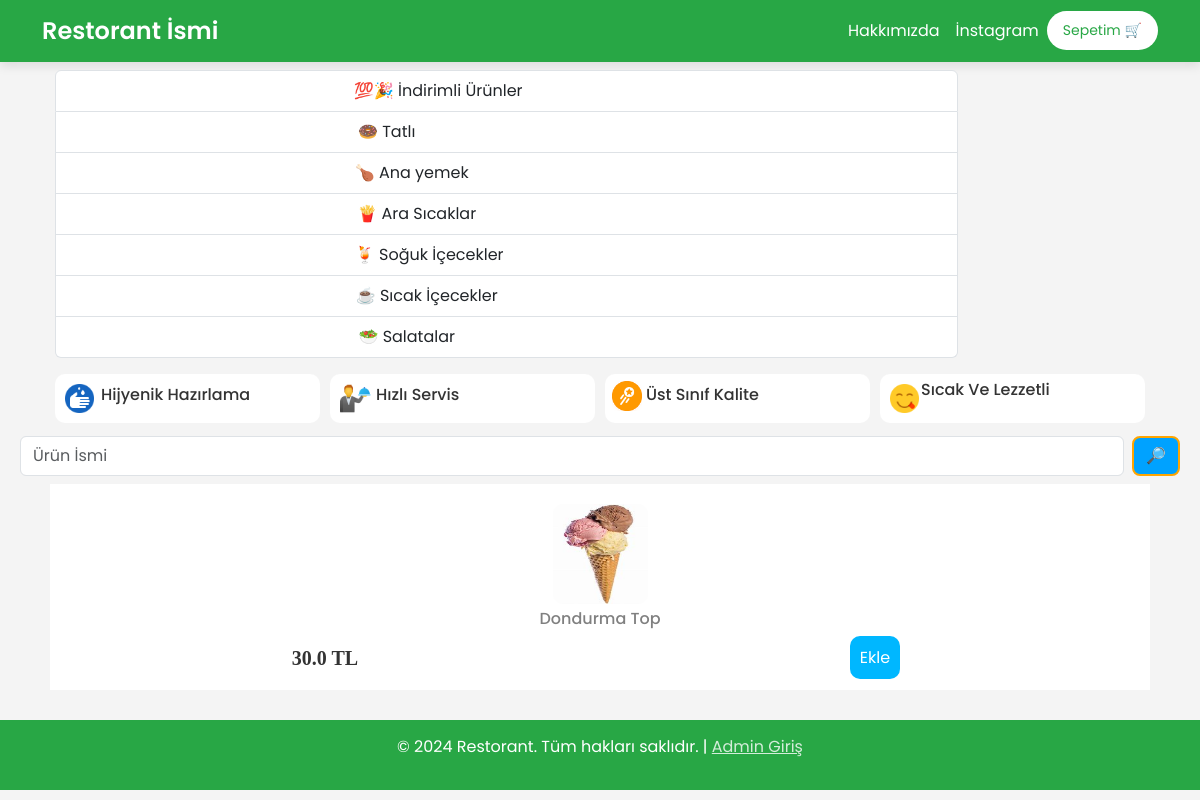
/deserts, run on the app's committed database.
### website/models.py (models this page shows, shortened)
class Product(db.Model):
    id = db.Column(db.Integer, primary_key=True)
    product_name = db.Column(db.String(100), nullable=False)
    current_price = db.Column(db.Float, nullable=False)
    previous_price = db.Column(db.Float, nullable=False)
    in_stock = db.Column(db.Integer, nullable=False)
    product_picture = db.Column(db.String(1000), nullable=False)
    flash_sale = db.Column(db.Boolean, default=False)
    date_added = db.Column(db.DateTime, default=datetime.utcnow)
    salad = db.Column(db.Boolean, default=False)
    main = db.Column(db.Boolean, default=False)
    colddrink = db.Column(db.Boolean, default=False)
    hotdrink = db.Column(db.Boolean, default=False)
    desert = db.Column(db.Boolean, default=False)
    sneak = db.Column(db.Boolean, default=False)
    Solded = db.Column(db.Integer, default=0)
    carts = db.relationship('Cart', backref=db.backref('product', lazy=True))
    orders = db.relationship('Order', backref=db.backref('product', lazy=True))

### website/views.py (the view)
@views.route('/deserts')
def deserts():
    items = Product.query.filter_by(desert=True)
    return render_template('deserts.html', items=items, cart=Cart.query.filter_by(customer_link=current_user.id).all()
                           if current_user.is_authenticated else [])

### website/templates/deserts.html (shortened to what this page needs)
{% extends 'base.html' %}
{% block body %}
<div class="container text-center">
    <div class="row" style="margin: 5px; margin-left:-2px; margin-right:-2px;">
      <div class="col " style="margin: 3px;">
        <div class="list-group" id="right1">
            <a href="/" class="list-group-item list-group-item-action">
                <span class="link-name" >💯🎉  İndirimli Ürünler</span>
            </a>
            <a href="/deserts" class="list-group-item list-group-item-action">
                <span class="link-name" >🍩  Tatlı</span>
            </a>
            <a href="/mainmenu" class="list-group-item list-group-item-action">
                <span class="link-name">🍗 Ana yemek</span>
            </a>
            <a href="/sneaks" class="list-group-item list-group-item-action">
                <span class="button">🍟 Ara Sıcaklar</span>
            </a>
            <a href="/colddrinks" class="list-group-item list-group-item-action">
                <span class="button">🍹 Soğuk İçecekler</span>
            </a>
            <a href="/hotdrinks" class="list-group-item list-group-item-action">
                <span class="button">☕ Sıcak İçecekler</span>
            </a>
            <a href="/salads" class="list-group-item list-group-item-action">
                <span class="button">🥗  Salatalar</span>
            </a>
        </div>
      </div>
      <div class="col-md-2">
        </div>
      </div>
    </div>
<div class="container text-center">
    <div class="row" style="margin: 8px;">
        <div class="col" style="display: flex; background-color: white; border-radius: 10px; padding: 7px; margin: 5px;">
            <img src="../static/images/techweek.png" alt="" style="width: 35px; height: 35px;">
            <h6 style="margin: 4px">Hijyenik Hazırlama </h6>
        </div>
        <div class="col" style="display: flex; background-color: white; border-radius: 10px; padding: 7px; margin: 5px;">
            <img src="../static/images/FreeDelivery.png" alt="" style="width: 35px; height: 35px;">
            <h6 style="margin: 4px">Hızlı Servis</h6>
        </div>
        <div class="col" style="display: flex; background-color: white; border-radius: 10px; padding: 7px; margin: 5px;">
            <img src="../static/images/food.png" alt="" style="width: 30px; height: 30px;">
            <h6 style="margin: 4px">Üst Sınıf Kalite</h6>
        </div>
        <div class="col" style="display: flex; background-color: white; border-radius: 10px; padding: 7px; margin: 5px;">
            <img src="../static/images/airtime.png" alt="" style="width: 35px; height: 35px;">
            <h6 style="margin: -1px">Sıcak Ve Lezzetli</h6>
        </div>
    </div>
</div>
<form class="d-flex" role="search" action="/search" style="margin-left:20px; margin-right:20px;" method="POST">
    <input class="form-control me-2" name="search" type="search" placeholder="Ürün İsmi" aria-label="Search">
    <button class="btn" type="submit">🔎</button>
  </form>
<div class="container text-center">
    <div class="row" style="margin: 8px; border-radius: 10px; background-color: rgb(219, 219, 218);" id="column">
        {% for item in items %}
        <div class="col" style=" background-color: rgb(255, 255, 255);">
            <img src="{{ item.product_picture }}" alt="" style="height: 100px; width: 95px; border-radius: 10px; margin-top:20px;">
            <div class="row" style="margin-top: 5px;">
                <h6 style="color: gray;">{{ item.product_name }}</h6>
            </div>
            <div class="row" style="margin-top: 10px;">
                <div class="col">
                    <h5 style="font-weight: 600; font-family: 'Times New Roman', Times, serif; margin-bottom: 20px;">{{ item.current_price }} TL</h5>
                </div>
                <div class="col">
                    <a href="/add-to-cart/{{ item.id }}">Ekle</a>
                </div>
            </div>
        </div>
        {% endfor %}
    </div>
</div>
{% endblock %}

### website/static/css/style.css (style rules this page uses)
.d-flex .btn { background: rgb(0, 162, 255); border: 2px solid orange; border-radius: 8px; color: #fff; }
.container .row .col .row .col a { background-color: rgb(0, 183, 255); padding: 10px; border-radius: 10px; text-decoration: none; color: white; }

### website/templates/base.html (style rules this page uses)
body { font-family: 'Poppins', sans-serif; background-color: #f4f4f4; color: #333; margin: 0; padding: 0; }

### data on the page
Product: product_picture (picture), product_name "Dondurma Top", current_price "30.0"
